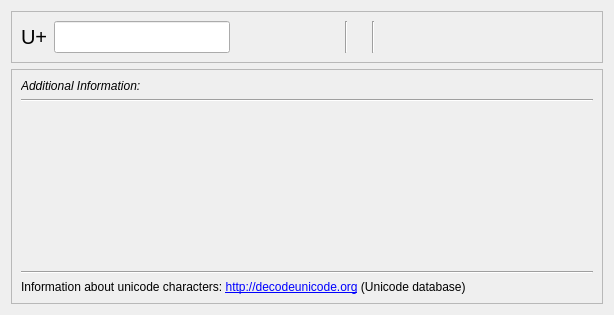
<?xml version="1.0" encoding="UTF-8"?>
<ui version="4.0">
 <class>UnicodeDialog_UI</class>
 <widget class="QDialog" name="UnicodeDialog_UI">
  <property name="geometry">
   <rect>
    <x>0</x>
    <y>0</y>
    <width>614</width>
    <height>315</height>
   </rect>
  </property>
  <property name="windowTitle">
   <string>Enter Unicode value</string>
  </property>
  <layout class="QGridLayout" name="gridLayout">
   <item row="0" column="0">
    <widget class="QFrame" name="frame">
     <property name="sizePolicy">
      <sizepolicy hsizetype="Preferred" vsizetype="Preferred">
       <horstretch>0</horstretch>
       <verstretch>0</verstretch>
      </sizepolicy>
     </property>
     <property name="frameShape">
      <enum>QFrame::StyledPanel</enum>
     </property>
     <property name="frameShadow">
      <enum>QFrame::Raised</enum>
     </property>
     <layout class="QGridLayout" name="gridLayout_2">
      <item row="0" column="0">
       <widget class="QLabel" name="label">
        <property name="sizePolicy">
         <sizepolicy hsizetype="Preferred" vsizetype="Preferred">
          <horstretch>0</horstretch>
          <verstretch>0</verstretch>
         </sizepolicy>
        </property>
        <property name="font">
         <font>
          <pointsize>15</pointsize>
         </font>
        </property>
        <property name="text">
         <string notr="true">U+</string>
        </property>
       </widget>
      </item>
      <item row="0" column="2">
       <spacer name="horizontalSpacer">
        <property name="orientation">
         <enum>Qt::Horizontal</enum>
        </property>
        <property name="sizeHint" stdset="0">
         <size>
          <width>40</width>
          <height>20</height>
         </size>
        </property>
       </spacer>
      </item>
      <item row="0" column="4">
       <widget class="QLabel" name="unicodeChar">
        <property name="sizePolicy">
         <sizepolicy hsizetype="Minimum" vsizetype="Fixed">
          <horstretch>0</horstretch>
          <verstretch>0</verstretch>
         </sizepolicy>
        </property>
        <property name="font">
         <font>
          <pointsize>15</pointsize>
         </font>
        </property>
        <property name="text">
         <string notr="true"/>
        </property>
       </widget>
      </item>
      <item row="0" column="6">
       <spacer name="horizontalSpacer_2">
        <property name="orientation">
         <enum>Qt::Horizontal</enum>
        </property>
        <property name="sizeHint" stdset="0">
         <size>
          <width>40</width>
          <height>20</height>
         </size>
        </property>
       </spacer>
      </item>
      <item row="0" column="7">
       <spacer name="horizontalSpacer_3">
        <property name="orientation">
         <enum>Qt::Horizontal</enum>
        </property>
        <property name="sizeHint" stdset="0">
         <size>
          <width>40</width>
          <height>20</height>
         </size>
        </property>
       </spacer>
      </item>
      <item row="0" column="1">
       <widget class="QLineEdit" name="unicodeNumber">
        <property name="sizePolicy">
         <sizepolicy hsizetype="Minimum" vsizetype="Fixed">
          <horstretch>0</horstretch>
          <verstretch>0</verstretch>
         </sizepolicy>
        </property>
        <property name="minimumSize">
         <size>
          <width>12</width>
          <height>0</height>
         </size>
        </property>
        <property name="font">
         <font>
          <pointsize>15</pointsize>
         </font>
        </property>
        <property name="inputMask">
         <string notr="true"/>
        </property>
        <property name="text">
         <string notr="true"/>
        </property>
       </widget>
      </item>
      <item row="0" column="3">
       <widget class="Line" name="line_2">
        <property name="orientation">
         <enum>Qt::Vertical</enum>
        </property>
       </widget>
      </item>
      <item row="0" column="5">
       <widget class="Line" name="line_3">
        <property name="orientation">
         <enum>Qt::Vertical</enum>
        </property>
       </widget>
      </item>
     </layout>
    </widget>
   </item>
   <item row="1" column="0">
    <widget class="QFrame" name="frame_2">
     <property name="frameShape">
      <enum>QFrame::StyledPanel</enum>
     </property>
     <property name="frameShadow">
      <enum>QFrame::Raised</enum>
     </property>
     <layout class="QGridLayout" name="gridLayout_3">
      <item row="4" column="0">
       <widget class="QLabel" name="label_6">
        <property name="locale">
         <locale language="English" country="UnitedStates"/>
        </property>
        <property name="text">
         <string>Information about unicode characters: &lt;a href=&quot;http://decodeunicode.org&quot;&gt;http://decodeunicode.org&lt;/a&gt; (Unicode database)</string>
        </property>
        <property name="wordWrap">
         <bool>true</bool>
        </property>
       </widget>
      </item>
      <item row="2" column="0">
       <widget class="QLabel" name="labelInfoText">
        <property name="sizePolicy">
         <sizepolicy hsizetype="Preferred" vsizetype="Expanding">
          <horstretch>0</horstretch>
          <verstretch>0</verstretch>
         </sizepolicy>
        </property>
        <property name="locale">
         <locale language="English" country="UnitedStates"/>
        </property>
        <property name="text">
         <string notr="true"/>
        </property>
        <property name="alignment">
         <set>Qt::AlignLeading|Qt::AlignLeft|Qt::AlignTop</set>
        </property>
        <property name="wordWrap">
         <bool>true</bool>
        </property>
       </widget>
      </item>
      <item row="0" column="0">
       <widget class="QLabel" name="label_2">
        <property name="font">
         <font>
          <italic>true</italic>
         </font>
        </property>
        <property name="locale">
         <locale language="English" country="UnitedStates"/>
        </property>
        <property name="text">
         <string>Additional Information:</string>
        </property>
       </widget>
      </item>
      <item row="1" column="0">
       <widget class="Line" name="line">
        <property name="orientation">
         <enum>Qt::Horizontal</enum>
        </property>
       </widget>
      </item>
      <item row="3" column="0">
       <widget class="Line" name="line_4">
        <property name="orientation">
         <enum>Qt::Horizontal</enum>
        </property>
       </widget>
      </item>
     </layout>
    </widget>
   </item>
  </layout>
 </widget>
 <resources/>
 <connections/>
</ui>
